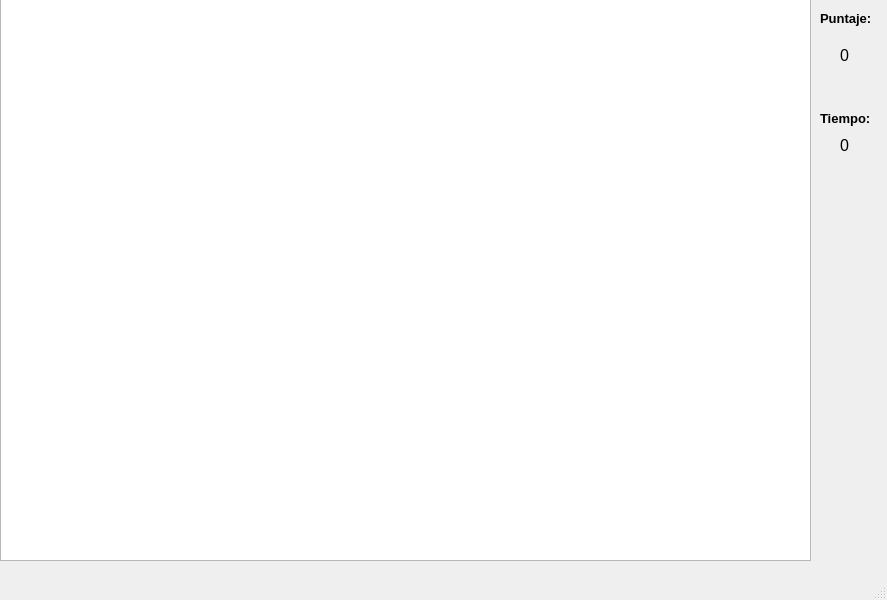
<?xml version="1.0" encoding="UTF-8"?>
<ui version="4.0">
 <class>MainWindow</class>
 <widget class="QMainWindow" name="MainWindow">
  <property name="geometry">
   <rect>
    <x>0</x>
    <y>0</y>
    <width>887</width>
    <height>600</height>
   </rect>
  </property>
  <property name="windowTitle">
   <string>MainWindow</string>
  </property>
  <widget class="QWidget" name="centralwidget">
   <widget class="QLabel" name="lblReloj">
    <property name="geometry">
     <rect>
      <x>840</x>
      <y>130</y>
      <width>31</width>
      <height>31</height>
     </rect>
    </property>
    <property name="font">
     <font>
      <family>Nirmala UI</family>
      <pointsize>12</pointsize>
     </font>
    </property>
    <property name="text">
     <string>0</string>
    </property>
   </widget>
   <widget class="QLabel" name="label_2">
    <property name="geometry">
     <rect>
      <x>820</x>
      <y>110</y>
      <width>61</width>
      <height>16</height>
     </rect>
    </property>
    <property name="font">
     <font>
      <pointsize>10</pointsize>
      <weight>75</weight>
      <bold>true</bold>
     </font>
    </property>
    <property name="text">
     <string>Tiempo:</string>
    </property>
    <property name="textFormat">
     <enum>Qt::AutoText</enum>
    </property>
    <property name="scaledContents">
     <bool>false</bool>
    </property>
   </widget>
   <widget class="QLabel" name="lblPuntaje">
    <property name="geometry">
     <rect>
      <x>840</x>
      <y>40</y>
      <width>31</width>
      <height>31</height>
     </rect>
    </property>
    <property name="font">
     <font>
      <family>Nirmala UI</family>
      <pointsize>12</pointsize>
     </font>
    </property>
    <property name="text">
     <string>0</string>
    </property>
   </widget>
   <widget class="QLabel" name="label">
    <property name="geometry">
     <rect>
      <x>820</x>
      <y>10</y>
      <width>61</width>
      <height>16</height>
     </rect>
    </property>
    <property name="font">
     <font>
      <pointsize>10</pointsize>
      <weight>75</weight>
      <bold>true</bold>
     </font>
    </property>
    <property name="text">
     <string>Puntaje:</string>
    </property>
    <property name="textFormat">
     <enum>Qt::AutoText</enum>
    </property>
    <property name="scaledContents">
     <bool>false</bool>
    </property>
   </widget>
   <widget class="QGraphicsView" name="graphicsView">
    <property name="geometry">
     <rect>
      <x>0</x>
      <y>-20</y>
      <width>811</width>
      <height>581</height>
     </rect>
    </property>
   </widget>
  </widget>
  <widget class="QMenuBar" name="menubar">
   <property name="geometry">
    <rect>
     <x>0</x>
     <y>0</y>
     <width>887</width>
     <height>21</height>
    </rect>
   </property>
  </widget>
  <widget class="QStatusBar" name="statusbar"/>
 </widget>
 <resources/>
 <connections/>
</ui>
